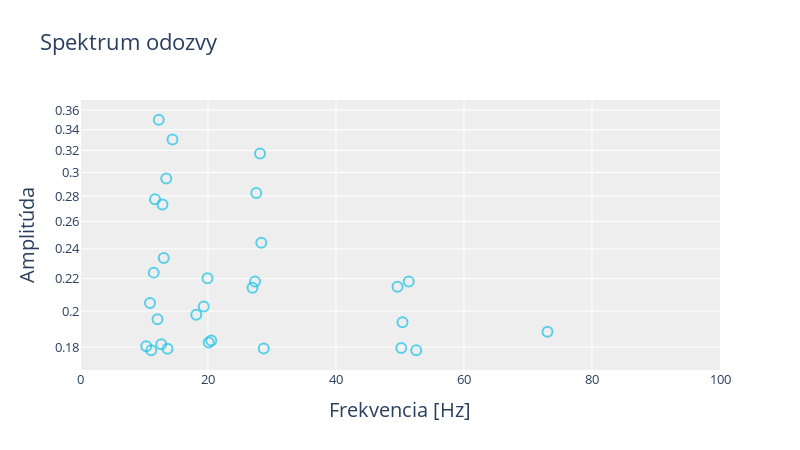

Source (notebook cell):
### Code cell
create_spectrum_plot(df2.iloc[8]["fft"], w_=800, save_name="", show=True)

### Figure 1 — Plotly figure (JSON) as saved in the notebook; plotly's stock layout.template omitted (floating-point values rounded to 4 significant figures)
{"data": [{"marker": {"color": "rgba(255,255,255,0)", "line": {"color": "#19C3E6", "width": 2}, "opacity": 0.7, "size": 10}, "mode": "markers", "type": "scatter", "x": [12.3, 14.45, 28.12, 13.48, 27.54, 11.72, 12.89, 28.32, 13.09, 11.52, 19.92, 27.34, 51.37, 49.61, 26.95, 10.94, 19.34, 18.16, 12.11, 50.39, 73.05, 20.51, 20.12, 12.7, 10.35, 50.2, 28.71, 13.67, 11.13, 52.54], "y": [0.35, 0.3304, 0.317, 0.2948, 0.2825, 0.2774, 0.2731, 0.2443, 0.2336, 0.2238, 0.2201, 0.2181, 0.218, 0.2148, 0.2142, 0.2048, 0.2027, 0.1979, 0.1952, 0.1936, 0.1883, 0.1835, 0.1825, 0.1815, 0.1805, 0.1795, 0.1793, 0.1791, 0.1784, 0.1784]}], "layout": {"height": 450, "paper_bgcolor": "#FFFFFF", "plot_bgcolor": "#EEEEEE", "title": {"font": {"size": 21.67}, "text": "Spektrum odozvy"}, "width": 800, "xaxis": {"range": [0, 100], "tickfont": {"size": 13.33}, "title": {"font": {"size": 20}, "text": "Frekvencia [Hz]"}}, "yaxis": {"tickfont": {"size": 13.33}, "title": {"font": {"size": 20}, "text": "Amplitúda"}, "type": "log"}}}
